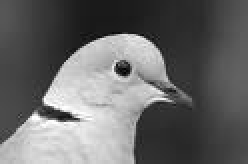
#> input picture DIVP/Images/dove1.jpg, 124 x 82 px, found by its file name (shown 2 times larger)
$ python histogram.py
#> lines starting #> are read from the running program, lines starting #| are printed output that depends on the picture
import cv2
import numpy as np
from matplotlib import pyplot as plt

img = cv2.imread('Images/dove1.jpg',0)
#> img is the input picture: shape (82, 124); min 0, max 255, mean 104.3
m, n = img.shape
#> m = 82; n = 124
# empty list to store the count
# of each intensity value
count =[]
# empty list to store intensity
# value
r = []
# loop to traverse each intensity
# value
for k in range(0, 256):
    r.append(k)
    count1 = 0
    # loops to traverse each pixel in
    # the image
    for i in range(m):
        for j in range(n):
            if img[i, j]== k:
                count1+= 1
    count.append(count1)

plt.subplot(1, 2, 1),plt.stem(r, count),plt.xlabel('intensity value'),plt.ylabel('number of pixels'),plt.title('Histogram using user defined method')
plt.subplot(1, 2, 2),plt.hist(img.ravel(),256,[0,256]),plt.title('Histogram Using Inbuilt Function')
plt.show()
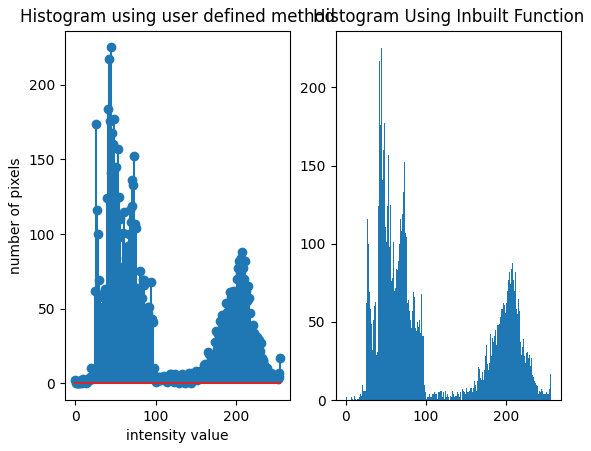
#> figure drawn by matplotlib, 2 panels; panel 1: curve peaks at x = 44, y = 225; panel 2: tallest bar 225 high, from x = 44 to 45

$ run again, with DIVP/Images/babyelephant.jpg copied over DIVP/Images/dove1.jpg
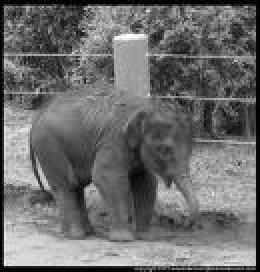
#> input picture DIVP/Images/babyelephant.jpg, 130 x 136 px, found by its file name (shown 2 times larger)
#> img is the input picture: shape (136, 130); min 0, max 255, mean 108.4
#> `plt.show()`:
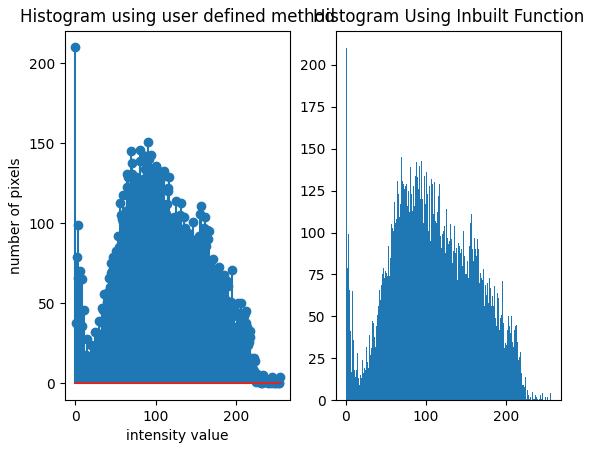
#> figure drawn by matplotlib, 2 panels; panel 1: curve peaks at x = 0, y = 210; panel 2: tallest bar 210 high, from x = 0 to 1
